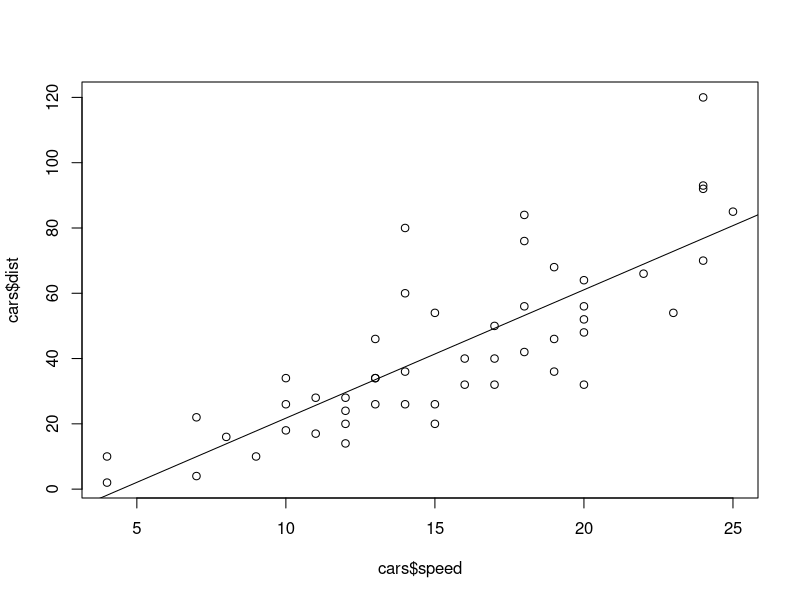

Here is the R script that generated this plot:
## ---- chunk 1
help(cars)
str(cars)
# speed: 속도
# dist: 제동거리
## ---- chunk 2
lmresult <- lm(dist ~ speed, data=cars)
lmresult
## ---- chunk 3
summary(lmresult)
## ---- chunk 4
coef(lmresult)
## ---- chunk 5
plot(cars$speed, cars$dist)
abline(lmresult)
## ---- chunk 6
speed <- seq(50, 100, 10)
df <- data.frame(speed)
point_estimation <- predict(lmresult, df)
cbind(df, point_estimation)
## ---- chunk 7
interval_estimation <- predict(lmresult, df, interval='confidence', level=0.95)
cbind(df, interval_estimation)
# fit: 점추정, lwr: 구간최소값, upr: 구간최대
